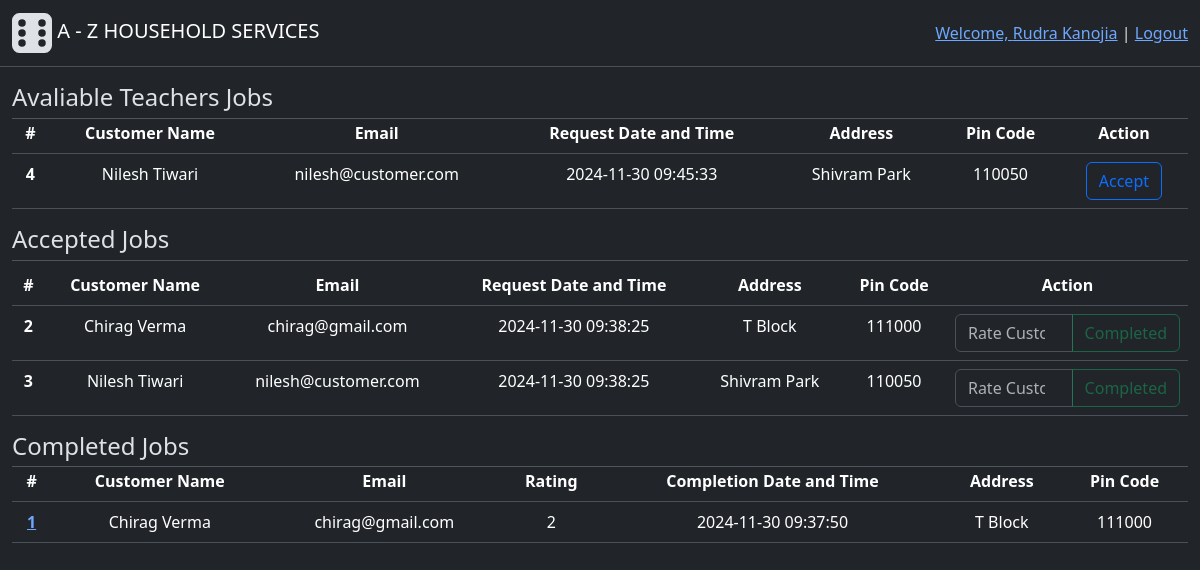
The page /professional (signed in) on the database its author committed.
### backend/modals.py (models this page shows, shortened)
class User(db.Model, UserMixin):
    id = db.Column(db.Integer(), primary_key=True)
    email = db.Column(db.String(60), unique=True, nullable=False)
    password = db.Column(db.String(), nullable=False)
    role = db.Column(db.Integer(), nullable=False, default=1) # 0-Admin, 1-Customer, 2-Professional
    name = db.Column(db.String(30), nullable=False)
    address = db.Column(db.String(100), nullable=False)
    pincode = db.Column(db.Integer(), nullable=False)
    status = db.Column(db.Integer(), nullable=False, default=1) # 0-inactive, 1-active
    rating = db.Column(db.Integer(), default=0)
    service_requests = db.relationship("ServiceRequest", cascade="all, delete", backref="customer", lazy=True) # For accessing all the service requests created by a user(customer)
    professional_info = db.relationship("Professional", cascade="all, delete", backref="user", uselist=False) # one to one relation for accessing futher professional info
    def capitalised_name(self):
        return self.name.title()

class Service(db.Model):
    id = db.Column(db.Integer(), primary_key=True)
    name = db.Column(db.String(30),unique=True, nullable=False)
    desc = db.Column(db.String(500), nullable=False)
    time_required = db.Column(db.Integer(), nullable=False) # Time required (in Hrs)
    price = db.Column(db.Float(), nullable=False)
    status = db.Column(db.Integer(), nullable=False, default=1) # 0-inactive, 1-active
    service_requests = db.relationship("ServiceRequest", cascade="all, delete", backref="services", lazy=True) # For accessing all the service requests having common service

class ServiceRequest(db.Model):
    id = db.Column(db.Integer(), primary_key=True)
    service_id = db.Column(db.Integer(), db.ForeignKey("service.id"), nullable=False) # Foreign Key - Service table
    customer_id = db.Column(db.Integer(), db.ForeignKey("user.id"), nullable=False) #Foreign key - from User(Customer) table
    professional_id = db.Column(db.Integer(), db.ForeignKey("professional.id")) # Foreign Key - Professional table, One professional for one job
    start_date = db.Column(db.DateTime(), nullable=False, default=datetime.now().replace(microsecond=0)) # datetime.now():get current time
    end_date = db.Column(db.DateTime())
    status = db.Column(db.Integer(), nullable=False, default=0) # 0-requested, 1-accepted, 2-completed at users-end, 3-completed at professionals-end
    rating = db.Column(db.Integer()) # Mandatory to give ratings for closing the job
    remarks = db.Column(db.String(500))
    professional = db.relationship("Professional", backref="service_requests", lazy=True)

### backend/controllers.py (the view)
@app.route("/professional", methods=["GET", "POST"])
def professional_page():
    service_type_id = current_user.professional_info.service_type # Accessing current user's service type(id)
    requested_service_requests = ServiceRequest.query.filter(ServiceRequest.service_id==service_type_id, ServiceRequest.status==0).all()
    accepted_service_requests = ServiceRequest.query.filter(ServiceRequest.professional_id==current_user.professional_info.id, or_(ServiceRequest.status==1, ServiceRequest.status==2)).all()
    completed_service_requests = ServiceRequest.query.filter(ServiceRequest.professional_id==current_user.professional_info.id, ServiceRequest.status==3).all()
    return render_template("professional_dashboard.html", requested_service_requests=requested_service_requests, accepted_service_requests=accepted_service_requests, completed_service_requests=completed_service_requests)

### app.py (called while the page is built)
def setup_app(): #Initializations
    app = Flask(__name__)
    app.config["SQLALCHEMY_DATABASE_URI"] = "sqlite:///household_services.sqlite3" # Database file name
    app.config["SECRET_KEY"] = "123456"
    db.init_app(app) # Connecting database to flask app
    app.app_context().push() #Direct access to other modules
    login_manager = LoginManager(app) # For manageing user sessions
    login_manager.login_view = "login_page" # Redirect to "login_page" route funtion if some try to access restricted route
    login_manager.login_message_category = "info"
    @login_manager.user_loader
    def load_user(user_id):
        return User.query.get(int(user_id))
    app.debug=True

### templates/professional_dashboard.html (shortened to what this page needs)
{% extends "base.html" %}
{% block content %}
    <div class="main">
         {% include "includes/pro_avaliable_jobs.html" %}
         {% include "includes/pro_accepted_jobs.html" %}
         {% include "includes/pro_completed_jobs.html" %}
    </div>
    <div style="height: 1000px;"></div>
{% endblock %}

### templates/base.html (shortened to what this page needs)
<!doctype html>
<html lang="en" data-bs-theme="dark">
  <head>
    <link href="https://cdn.jsdelivr.net/npm/bootstrap@5.3.3/dist/css/bootstrap.min.css" rel="stylesheet">
    <link href="/static/styles/general.css" rel="stylesheet">
  </head>
  <body>
    <div class="header">
        <nav class="navbar bg-dark border-bottom border-body" data-bs-theme="dark"">
            <div class="container-fluid">
                <a class="navbar-brand" href="{{ url_for('home_page')}}">
                    <img src="/static/image/icons/logo.svg">
                    A - Z HOUSEHOLD SERVICES
                </a>
                {% if current_user.is_authenticated %}
                  <div>
                    <a class="active" href="{{ url_for('user_info') }}">Welcome, {{ current_user.capitalised_name() }}</a>
                    |
                    <a class="active" href="{{ url_for('logout') }}">Logout</a>
                  </div>
                {% else %}
                  <div>
                    <a class="active"  href="{{ url_for('login_page') }}">Login</a>
                    |
                    <a class="active"  href="{{ url_for('professional_signup_page') }}">Register As Professional</a>
                  </div>
                {% endif %}
            </div>
        </nav>
    </div>
    {% block content %}
    {% endblock %}
  </body>
</html>

### templates/includes/pro_avaliable_jobs.html
<h4 style="margin-bottom: -10px;" class="h4 text-start mt-3">Avaliable {{current_user.professional_info.service.name}} Jobs</h4>
<hr style="margin-bottom:  -10px;" class="divider">
{% if requested_service_requests %}
    <table class="table mt-1">
        <thead>
        <tr>
            <th scope="col">#</th>
            <th scope="col">Customer Name</th>
            <th scope="col">Email</th>
            <th scope="col">Request Date and Time</th>
            <th scope="col">Address</th>
            <th scope="col">Pin Code</th>
            <th scope="col">Action</th>
        </tr>
        </thead>
        <tbody>
            {% for requested_service_request in requested_service_requests %}
                <tr>
                    <th scope="row">{{requested_service_request.id}}</th>
                    <td>{{requested_service_request.customer.name}}</td>
                    <td>{{requested_service_request.customer.email}}</td>
                    <td>{{requested_service_request.start_date}}</td>
                    <td>{{requested_service_request.customer.address}}</td>
                    <td>{{requested_service_request.customer.pincode}}</td>
                    <td>
                        <form action="{{ url_for('accept_request', request_id=requested_service_request.id)}}" method="POST">
                            <button type="submit" class="btn btn-outline-primary">Accept</button>
                        </form>
                    </td>
                </tr>
            {% endfor %}
        </tbody>
    </table>
{% else %}
    <div class="h5 mt-3">Currently there are no jobs.</div>
{% endif %}

### templates/includes/pro_accepted_jobs.html
<h4 style="margin-bottom: -10px;" class="h4 text-start mt-3">Accepted Jobs</h4>
<hr style="margin-bottom:  0;" class="divider">
{% if accepted_service_requests %}
    <table class="table mt-1">
        <thead>
        <tr>
            <th scope="col">#</th>
            <th scope="col">Customer Name</th>
            <th scope="col">Email</th>
            <th scope="col">Request Date and Time</th>
            <th scope="col">Address</th>
            <th scope="col">Pin Code</th>
            <th scope="col">Action</th>
        </tr>
        </thead>
        <tbody>
            {% for accepted_service_request in accepted_service_requests %}
                <tr>
                    <th scope="row">{{accepted_service_request.id}}</th>
                    <td>{{accepted_service_request.customer.name}}</td>
                    <td>{{accepted_service_request.customer.email}}</td>
                    <td>{{accepted_service_request.start_date}}</td>
                    <td>{{accepted_service_request.customer.address}}</td>
                    <td>{{accepted_service_request.customer.pincode}}</td>
                    <td>
                        <form action="{{ url_for('service_completed', service_request_id=accepted_service_request.id)}}" method="POST">
                            <div class="input-group">
                                <input style="width: 71px;" type="number" class="form-control" name="rating" placeholder="Rate Customer" min="0", max="5", required>
                                <button type="submit" class="btn btn-outline-success" {{ "disabled" if accepted_service_request.status==1  }} >Completed</button>
                            </div>
                        </form>
                    </td>
                </tr>
            {% endfor %}
        </tbody>
    </table>
{% else %}
    <div class="h5 mt-3">No data avaliable.</div>
{% endif %}

### templates/includes/pro_completed_jobs.html
<h4 style="margin-bottom: -10px;" class="h4 text-start mt-3">Completed Jobs</h4>
<hr style="margin-bottom:  -10px;" class="divider">
{% if completed_service_requests %}
    <table class="table mt-1">
        <thead>
        <tr>
            <th scope="col">#</th>
            <th scope="col">Customer Name</th>
            <th scope="col">Email</th>
            <th scope="col">Rating</th>
            <th scope="col">Completion Date and Time</th>
            <th scope="col">Address</th>
            <th scope="col">Pin Code</th>
        </tr>
        </thead>
        <tbody>
            {% for completed_service_request in completed_service_requests %}
                <tr>
                    <th scope="row">
                        <a href="{{ url_for('service_request_info', id=completed_service_request.id)}}">
                            {{completed_service_request.id}}
                        </a>
                    </th>
                    <td>{{completed_service_request.customer.name}}</td>
                    <td>{{completed_service_request.customer.email}}</td>
                    <td>{{completed_service_request.customer.rating}}</td>
                    <td>{{completed_service_request.end_date}}</td>
                    <td>{{completed_service_request.customer.address}}</td>
                    <td>{{completed_service_request.customer.pincode}}</td>
                </tr>
            {% endfor %}
        </tbody>
    </table>
{% else %}
    <div class="h5 mt-3">No data available.</div>
{% endif %}

### static/styles/general.css (style rules this page uses)
.main { margin: 1%; text-align: center; }

### rows shown on the page
User: capitalised_name "Rudra Kanojia"
Service: professional_info.service.name "Teachers"
ServiceRequest: id "4", customer.name "Nilesh Tiwari", customer.email "nilesh@customer.com", start_date "2024-11-30 09:45:33", customer.address "Shivram Park", customer.pincode "110050"
ServiceRequest: id "2", customer.name "Chirag Verma", customer.email "chirag@gmail.com", start_date "2024-11-30 09:38:25", customer.address "T Block", customer.pincode "111000"
ServiceRequest: id "3", customer.name "Nilesh Tiwari", customer.email "nilesh@customer.com", start_date "2024-11-30 09:38:25", customer.address "Shivram Park", customer.pincode "110050"
ServiceRequest: id "1", customer.name "Chirag Verma", customer.email "chirag@gmail.com", customer.rating "2", end_date "2024-11-30 09:37:50", customer.address "T Block", customer.pincode "111000"
